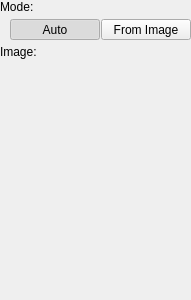
<?xml version="1.0" encoding="UTF-8"?>
<ui version="4.0">
 <class>FilterWidget</class>
 <widget class="QWidget" name="FilterWidget">
  <property name="geometry">
   <rect>
    <x>0</x>
    <y>0</y>
    <width>191</width>
    <height>300</height>
   </rect>
  </property>
  <property name="windowTitle">
   <string>Form</string>
  </property>
  <layout class="QVBoxLayout" name="verticalLayout" stretch="0,1">
   <property name="spacing">
    <number>0</number>
   </property>
   <property name="leftMargin">
    <number>0</number>
   </property>
   <property name="topMargin">
    <number>0</number>
   </property>
   <property name="rightMargin">
    <number>0</number>
   </property>
   <property name="bottomMargin">
    <number>0</number>
   </property>
   <item>
    <layout class="QVBoxLayout" name="verticalLayout_6">
     <property name="spacing">
      <number>5</number>
     </property>
     <item>
      <widget class="QLabel" name="label_2">
       <property name="text">
        <string>Mode:</string>
       </property>
      </widget>
     </item>
     <item>
      <layout class="QHBoxLayout" name="horizontalLayout_3">
       <property name="spacing">
        <number>1</number>
       </property>
       <property name="leftMargin">
        <number>10</number>
       </property>
       <item>
        <widget class="QToolButton" name="mButtonAuto">
         <property name="sizePolicy">
          <sizepolicy hsizetype="Preferred" vsizetype="Fixed">
           <horstretch>0</horstretch>
           <verstretch>0</verstretch>
          </sizepolicy>
         </property>
         <property name="text">
          <string>Auto</string>
         </property>
         <property name="checkable">
          <bool>true</bool>
         </property>
         <property name="checked">
          <bool>true</bool>
         </property>
         <property name="autoExclusive">
          <bool>true</bool>
         </property>
         <property name="class" stdset="0">
          <string>cFlatOptionButton</string>
         </property>
         <attribute name="buttonGroup">
          <string notr="true">buttonGroup</string>
         </attribute>
        </widget>
       </item>
       <item>
        <widget class="QToolButton" name="mButtonFromImage">
         <property name="sizePolicy">
          <sizepolicy hsizetype="Preferred" vsizetype="Fixed">
           <horstretch>0</horstretch>
           <verstretch>0</verstretch>
          </sizepolicy>
         </property>
         <property name="text">
          <string>From Image</string>
         </property>
         <property name="checkable">
          <bool>true</bool>
         </property>
         <property name="autoExclusive">
          <bool>true</bool>
         </property>
         <property name="class" stdset="0">
          <string>cFlatOptionButton</string>
         </property>
         <attribute name="buttonGroup">
          <string notr="true">buttonGroup</string>
         </attribute>
        </widget>
       </item>
      </layout>
     </item>
     <item>
      <widget class="QWidget" name="mContainerImage" native="true">
       <layout class="QVBoxLayout" name="verticalLayout_2">
        <property name="spacing">
         <number>5</number>
        </property>
        <property name="leftMargin">
         <number>0</number>
        </property>
        <property name="topMargin">
         <number>0</number>
        </property>
        <property name="rightMargin">
         <number>0</number>
        </property>
        <property name="bottomMargin">
         <number>0</number>
        </property>
        <item>
         <widget class="QLabel" name="label">
          <property name="text">
           <string>Image:</string>
          </property>
         </widget>
        </item>
        <item>
         <layout class="QHBoxLayout" name="horizontalLayout">
          <property name="spacing">
           <number>0</number>
          </property>
          <property name="leftMargin">
           <number>10</number>
          </property>
          <item>
           <widget class="anitools::widgets::ImageButton" name="mButtonImage" native="true">
            <property name="sizePolicy">
             <sizepolicy hsizetype="Expanding" vsizetype="Preferred">
              <horstretch>0</horstretch>
              <verstretch>0</verstretch>
             </sizepolicy>
            </property>
            <property name="minimumSize">
             <size>
              <width>0</width>
              <height>64</height>
             </size>
            </property>
           </widget>
          </item>
         </layout>
        </item>
       </layout>
      </widget>
     </item>
    </layout>
   </item>
   <item>
    <spacer name="verticalSpacer">
     <property name="orientation">
      <enum>Qt::Vertical</enum>
     </property>
     <property name="sizeHint" stdset="0">
      <size>
       <width>0</width>
       <height>0</height>
      </size>
     </property>
    </spacer>
   </item>
  </layout>
 </widget>
 <customwidgets>
  <customwidget>
   <class>anitools::widgets::ImageButton</class>
   <extends>QWidget</extends>
   <header>imagebutton.h</header>
   <container>1</container>
  </customwidget>
 </customwidgets>
 <resources/>
 <connections/>
 <buttongroups>
  <buttongroup name="buttonGroup"/>
 </buttongroups>
</ui>
